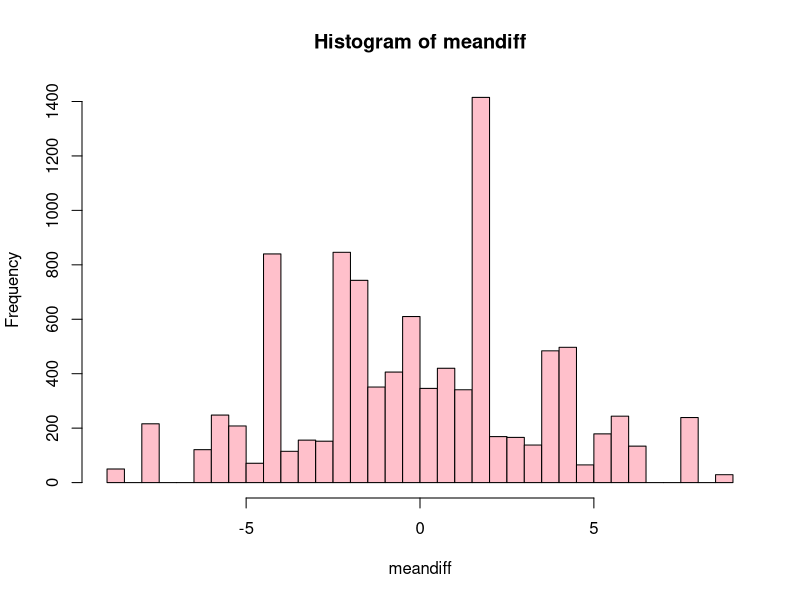

The R source for this figure: (Note: this script raises an error after producing the figure.)
## ---- chunk 1
knitr::opts_chunk$set(comment = NA, message = FALSE, warning = FALSE, fig.align = "center")
## ---- chunk 2
gender <- c(rep("Female", 10), rep("Male", 10)) 
group <- rep(rep(c("Treatment", "Control"), each = 5), 2)
worms <- c(1, 2, 2, 10, 7, 16, 10, 10, 7, 17, 3, 5, 9, 10, 6, 31, 26, 28, 13, 47)
schis <- data.frame(gender, group, worms)
rm(gender, group, worms)
head(schis, n = 3)
schis
## ---- chunk 3
library(dplyr)
Fschis <- schis %>% 
  filter(gender == "Female")
Fschis
t.test(worms ~ group, data = Fschis)
OM <- tapply(Fschis$worms, Fschis$group, mean)
OM
OV <- tapply(Fschis$worms, Fschis$group, var)
OV
tobs <- (OM[1] -OM[2])/(sqrt(OV[1]/5 + OV[2]/5))
tobs
obsdiff <- OM[1] - OM[2]
obsdiff
tapply(Fschis$worms, sample(Fschis$group), mean)
set.seed(123)
sims <- 10000 - 1
meandiff <- numeric(sims)
for(i in 1:sims){
  ans <- tapply(Fschis$worms, sample(Fschis$group), mean)
  meandiff[i] <- ans[1] -ans[2]
}
pvalue <- (sum(meandiff > obsdiff) + 1)/(sims + 1)
pvalue
## ---- chunk 4
hist(meandiff, col = "pink", breaks = "Scott")
library(ggplot2)
ggplot(data = data.frame(x = meandiff), aes(x = x)) + 
  geom_density(fill = "pink", alpha = 0.2) + 
  theme_bw() +
  geom_vline(x = obsdiff, linetype = "dashed", color = "red") +
  labs(x = expression(bar(x) - bar(y)))

